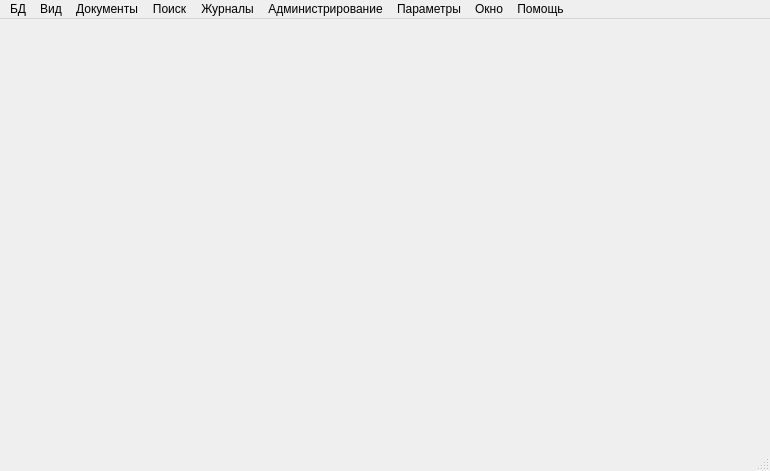
<?xml version="1.0" encoding="UTF-8"?>
<ui version="4.0">
 <class>KKSMainWindowDlg</class>
 <widget class="QMainWindow" name="KKSMainWindowDlg">
  <property name="geometry">
   <rect>
    <x>0</x>
    <y>0</y>
    <width>770</width>
    <height>471</height>
   </rect>
  </property>
  <property name="windowTitle">
   <string>EDS Оператор</string>
  </property>
  <property name="windowIcon">
   <iconset>
    <normaloff>../../../../:/ico/app_logo_32.xpm</normaloff>../../../../:/ico/app_logo_32.xpm</iconset>
  </property>
  <widget class="QWidget" name="centralwidget">
   <layout class="QGridLayout">
    <property name="margin">
     <number>2</number>
    </property>
    <property name="spacing">
     <number>2</number>
    </property>
   </layout>
  </widget>
  <widget class="QMenuBar" name="menubar">
   <property name="geometry">
    <rect>
     <x>0</x>
     <y>0</y>
     <width>770</width>
     <height>21</height>
    </rect>
   </property>
   <widget class="QMenu" name="menuFile">
    <property name="title">
     <string>БД</string>
    </property>
    <addaction name="aConnect"/>
    <addaction name="aChangeUser"/>
    <addaction name="aDisconnect"/>
    <addaction name="separator"/>
    <addaction name="aConnInfo"/>
    <addaction name="separator"/>
    <addaction name="aQuit"/>
   </widget>
   <widget class="QMenu" name="menuJournals">
    <property name="title">
     <string>Журналы</string>
    </property>
    <addaction name="aCreateMsg"/>
    <addaction name="aCreateCmd"/>
    <addaction name="separator"/>
    <addaction name="aCreateTSDRecord"/>
    <addaction name="aShowTSD"/>
   </widget>
   <widget class="QMenu" name="menuHelp">
    <property name="title">
     <string>Помощь</string>
    </property>
    <addaction name="aAbout"/>
   </widget>
   <widget class="QMenu" name="menuTools">
    <property name="title">
     <string>Параметры</string>
    </property>
    <addaction name="aSettings"/>
   </widget>
   <widget class="QMenu" name="menuDocs">
    <property name="title">
     <string>Документы</string>
    </property>
    <addaction name="aCreateDoc"/>
    <addaction name="aFindDoc"/>
    <addaction name="separator"/>
    <addaction name="aMyDocs"/>
    <addaction name="aRubricControl"/>
    <addaction name="separator"/>
    <addaction name="aPrintDoc"/>
   </widget>
   <widget class="QMenu" name="menuView">
    <property name="title">
     <string>Вид</string>
    </property>
   </widget>
   <widget class="QMenu" name="aWindowMenu">
    <property name="title">
     <string>Окно</string>
    </property>
   </widget>
   <widget class="QMenu" name="menuSearch">
    <property name="title">
     <string>Поиск</string>
    </property>
    <addaction name="aCreateSearchQuery"/>
    <addaction name="aShowSearchQueries"/>
   </widget>
   <widget class="QMenu" name="menuAdmin">
    <property name="title">
     <string>Администрирование</string>
    </property>
    <addaction name="aCreateCat"/>
    <addaction name="aViewCat"/>
    <addaction name="separator"/>
    <addaction name="aViewAttrs"/>
    <addaction name="separator"/>
    <addaction name="aEditOSS"/>
    <addaction name="separator"/>
    <addaction name="aSysQualifiers"/>
   </widget>
   <addaction name="menuFile"/>
   <addaction name="menuView"/>
   <addaction name="menuDocs"/>
   <addaction name="menuSearch"/>
   <addaction name="menuJournals"/>
   <addaction name="menuAdmin"/>
   <addaction name="menuTools"/>
   <addaction name="aWindowMenu"/>
   <addaction name="menuHelp"/>
  </widget>
  <widget class="QStatusBar" name="statusbar"/>
  <action name="aQuit">
   <property name="text">
    <string>Выход</string>
   </property>
   <property name="shortcut">
    <string>Ctrl+Q</string>
   </property>
  </action>
  <action name="aAbout">
   <property name="text">
    <string>О программе...</string>
   </property>
  </action>
  <action name="aSettings">
   <property name="icon">
    <iconset>
     <normaloff>C:/Users/ksa/.designer/backup</normaloff>C:/Users/ksa/.designer/backup</iconset>
   </property>
   <property name="text">
    <string>Настройки...</string>
   </property>
  </action>
  <action name="aConnect">
   <property name="text">
    <string>Соединиться с БД...</string>
   </property>
  </action>
  <action name="aChangeUser">
   <property name="text">
    <string>Сменить пользователя...</string>
   </property>
  </action>
  <action name="aDisconnect">
   <property name="text">
    <string>Отключиться от БД...</string>
   </property>
  </action>
  <action name="aCreateDoc">
   <property name="text">
    <string>Создать...</string>
   </property>
   <property name="toolTip">
    <string>Создать документ</string>
   </property>
  </action>
  <action name="aFindDoc">
   <property name="text">
    <string>Найти...</string>
   </property>
   <property name="toolTip">
    <string> Найти документ в БД</string>
   </property>
  </action>
  <action name="aCreateMsg">
   <property name="text">
    <string>Создать почтовое сообщение...</string>
   </property>
  </action>
  <action name="aMyDocs">
   <property name="text">
    <string>Мои документы...</string>
   </property>
  </action>
  <action name="aRubricControl">
   <property name="text">
    <string>Рубрикаторы...</string>
   </property>
   <property name="iconText">
    <string>Управление рубрикаторами...</string>
   </property>
  </action>
  <action name="aPrintDoc">
   <property name="text">
    <string>Печать...</string>
   </property>
  </action>
  <action name="aCreateTSDRecord">
   <property name="text">
    <string>Создать запись табеля срочных донесений...</string>
   </property>
  </action>
  <action name="aConnInfo">
   <property name="text">
    <string>Информация о подключении...</string>
   </property>
  </action>
  <action name="aCreateCmd">
   <property name="text">
    <string>Создать распоряжение...</string>
   </property>
  </action>
  <action name="aShowTSD">
   <property name="text">
    <string>Открыть табель срочных донесений...</string>
   </property>
  </action>
  <action name="aCreateSearchQuery">
   <property name="text">
    <string>Создать поисковый запрос...</string>
   </property>
  </action>
  <action name="aShowSearchQueries">
   <property name="text">
    <string>Открыть список поисковых запросов...</string>
   </property>
  </action>
  <action name="aCreateCat">
   <property name="text">
    <string>Создать категорию...</string>
   </property>
  </action>
  <action name="aViewCat">
   <property name="text">
    <string>Открыть категорию/шаблон...</string>
   </property>
  </action>
  <action name="aViewAttrs">
   <property name="text">
    <string>Атрибуты...</string>
   </property>
  </action>
  <action name="aEditOSS">
   <property name="text">
    <string>Редактирование ОШС...</string>
   </property>
  </action>
  <action name="aSysQualifiers">
   <property name="text">
    <string>Системные справочники...</string>
   </property>
  </action>
 </widget>
 <resources/>
 <connections/>
</ui>
